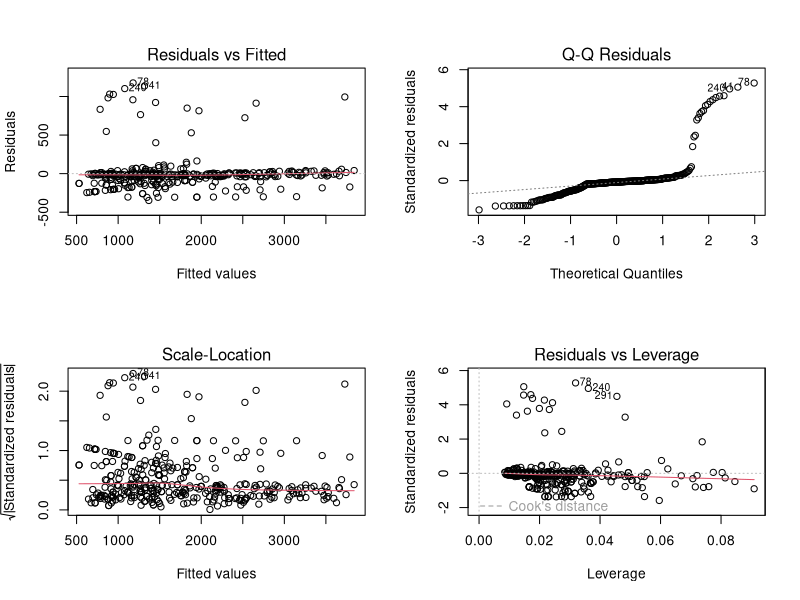

Recreate this plot in R.
## ---- chunk 1
library(readr)
library(tidyverse)
library(lubridate)
library(car)
library(MASS)
## ---- chunk 2
# Import production data, convert weeks into date datatype
production_data <- read_csv('CSV/weekly_factory_production.csv',
                            col_types = cols(
                              week = col_date(format = "%Y-%m-%d")))

# Import sales data, Convert N/A values back to North America, and convert date into date datatype
sales_data <- read_csv("CSV/sales_data_sample_cleaned.csv")
sales_data$TERRITORY[is.na(sales_data$TERRITORY)] <- "NA"
sales_data$ORDERDATE <- mdy(sales_data$ORDERDATE)

## ---- chunk 3
# Inspect data types
print("Inspect Data Types")
str(production_data)

# Observe Descriptive Statistics
print("Summarize Data Statistics")
summary(production_data)

# Verify missing values. If present, resolve conflict.
print("Verify Missing Values")
colSums((is.na(production_data)))

## ---- chunk 4

# Implement a Month column displaying the month and year for aggregation and visualization
production_data$Month <- format(production_data$week, "%Y-%m")
# Create a Month_Ordered Column containing the month and year combined. Will be used for future aggregations
sales_data$MONTH_ORDERED <- format(sales_data$ORDERDATE, "%Y-%m")

# Rename all columns to exclude spaces
production_data <- production_data %>%
  rename(
     "Classic_Cars" = `Classic Cars`,
     "Trucks_and_Buses" = `Trucks and Buses`,
     "Vintage_Cars" = `Vintage Cars` 
  )

# Calculate total production
production_data$TOTAL_UNITS <- production_data$Classic_Cars + production_data$Motorcycles + production_data$Planes +
  production_data$Ships + production_data$Trucks_and_Buses + production_data$Vintage_Cars

# We need to know the rough cost to produce individual products. Calculate the Cost Per Unit (CPU) by dividing the total sales by the total units.
production_data$`AGGREGATE_CPU` <- production_data$weekly_cost / production_data$TOTAL_UNITS

# The outlier column indicates sections of weekly cost data that deviates from the norm. Create a flag column with 1 indicating that the row has outlieing data
production_data$outlier_flag <- if_else(production_data$outlier > 0, 1, 0)

## ---- chunk 5
# Crate a long format of production data
weekly_productions_by_productline <- production_data %>% 
  group_by(Month) %>%
  pivot_longer(
    cols = c(Classic_Cars,Motorcycles, Planes, Ships, Trucks_and_Buses, Vintage_Cars),
    names_to = "PRODUCTLINE",
    values_to = "UNITS_PRODUCED"
  )
# Calculate product costs
weekly_productions_by_productline$AGG_PRODUCT_COSTS <- weekly_productions_by_productline$`AGGREGATE_CPU`* weekly_productions_by_productline$UNITS_PRODUCED

weekly_productions_by_productline
## ---- chunk 6
# Include the factory and outliers for the regression

Master_Regression <- lm(weekly_cost ~ Classic_Cars + Motorcycles + Planes + Ships + 
                  Trucks_and_Buses + Vintage_Cars + factor(factory_id), 
                  data = production_data,
                  weights = if_else(production_data$outlier == 0, 1, 0))
summary(Master_Regression)
par(mfrow=c(2,2))
plot(Master_Regression)
par(mfrow=c(1,1))
## ---- chunk 7
 
# Assign predicted coefficients of regression model to long format model
reg_coeffs <- coef(Master_Regression)
#Clean up the back ticks generated in production line names
names(reg_coeffs) <- gsub("`","", names(reg_coeffs))
# Define the base production intercept
base_intercept <- reg_coeffs["(Intercept)"]

# Implement regression calculated product cost per unit
weekly_productions_by_productline <- weekly_productions_by_productline %>%
  mutate(
    REGRESSION_CPU = ifelse(UNITS_PRODUCED > 0,
                            reg_coeffs[PRODUCTLINE],
                            0)
    )

# add intercepts based on factory id_ factory 0 is base ID
weekly_productions_by_productline <- weekly_productions_by_productline %>%
  mutate(
    REG_FACTORY_BASE_COST = base_intercept + case_when(
      factory_id == 1 ~ reg_coeffs["factor(factory_id)1"],
      factory_id == 2 ~ reg_coeffs["factor(factory_id)2"],
      TRUE            ~ 0 # This handles Factory 0
    )
  )
# add regression product costs
weekly_productions_by_productline$REG_TTL_PROD_COST_NO_BASE <- weekly_productions_by_productline$REGRESSION_CPU * weekly_productions_by_productline$UNITS_PRODUCED

weekly_productions_by_productline
## ---- chunk 8
# condense the data by month and product line
monthly_productions_factory_X_productline <- weekly_productions_by_productline %>%
  group_by(Month, PRODUCTLINE, factory_id) %>%
  summarise(
    TOTAL_UNITS_PRODUCED = sum(UNITS_PRODUCED),
    .groups = "drop"
  ) %>% filter(TOTAL_UNITS_PRODUCED != 0)
# Implement regression calculated product cost per unit
monthly_productions_factory_X_productline <- monthly_productions_factory_X_productline %>%
  mutate(
    REGRESSION_CPU = ifelse(TOTAL_UNITS_PRODUCED > 0,
                            reg_coeffs[PRODUCTLINE],
                            0)
    )

# add intercepts based on factory id_ factory 0 is base ID
monthly_productions_factory_X_productline <-monthly_productions_factory_X_productline %>%
  mutate(
    REG_FACTORY_BASE_COST = base_intercept + case_when(
      factory_id == 1 ~ reg_coeffs["factor(factory_id)1"],
      factory_id == 2 ~ reg_coeffs["factor(factory_id)2"],
      TRUE            ~ 0 # This handles Factory 0
    )
  )
# add regression product costs without base
monthly_productions_factory_X_productline$REG_PROD_COST_NO_BASE <-monthly_productions_factory_X_productline$REGRESSION_CPU * monthly_productions_factory_X_productline$TOTAL_UNITS_PRODUCED
# add regression product costs with base
monthly_productions_factory_X_productline$AVG_PRODUCTION_COST_W_BASE <- monthly_productions_factory_X_productline$REGRESSION_CPU *
  monthly_productions_factory_X_productline$TOTAL_UNITS_PRODUCED + 
  monthly_productions_factory_X_productline$REG_FACTORY_BASE_COST

monthly_productions_factory_X_productline

## ---- chunk 9
#Calculate average price by product type- used for product monthly data
monthly_sales_by_productline <- sales_data %>%
  group_by(MONTH_ORDERED, PRODUCTLINE) %>%
  summarise(
    MIN_PRICE_SOLD = min(PRICEEACH, na.rm = TRUE),
      AVG_PRICE_SOLD = mean(PRICEEACH, na.rm = TRUE),
    MAX_PRICE_SOLD = max(PRICEEACH, na.rm = TRUE),
    AVG_SHIPPED_PER_ORDER = mean(QUANTITYORDERED, na.rm = TRUE),
    TOTAL_SHIPPED = sum(QUANTITYORDERED, na.rm = TRUE),
    TOTAL_SALES = sum(SALES)
  )
monthly_sales_by_productline
## ---- chunk 10
# Implement a Full join of the condensed production data and sales data
Final_SalesXProduction_Productline <- monthly_productions_factory_X_productline %>%
  full_join(monthly_sales_by_productline,
            by = c("Month" = "MONTH_ORDERED","PRODUCTLINE"))
# Calculate profits per product
Final_SalesXProduction_Productline$MIN_PRODUCT_PROFIT <- Final_SalesXProduction_Productline$MIN_PRICE_SOLD - Final_SalesXProduction_Productline$REGRESSION_CPU
Final_SalesXProduction_Productline$AVG_PRODUCT_PROFIT <- Final_SalesXProduction_Productline$AVG_PRICE_SOLD - Final_SalesXProduction_Productline$REGRESSION_CPU
Final_SalesXProduction_Productline$Max_PRODUCT_PROFIT <- Final_SalesXProduction_Productline$MAX_PRICE_SOLD - Final_SalesXProduction_Productline$REGRESSION_CPU
            
# Add Average Revenue per product
Final_SalesXProduction_Productline$MIN_TOTAL_REVENUE <- Final_SalesXProduction_Productline$TOTAL_SHIPPED * Final_SalesXProduction_Productline$MIN_PRICE_SOLD
Final_SalesXProduction_Productline$AVG_TOTAL_REVENUE <- Final_SalesXProduction_Productline$TOTAL_SHIPPED * Final_SalesXProduction_Productline$AVG_PRICE_SOLD
Final_SalesXProduction_Productline$MAX_TOTAL_REVENUE <- Final_SalesXProduction_Productline$TOTAL_SHIPPED * Final_SalesXProduction_Productline$MAX_PRICE_SOLD
# Add average profit 
Final_SalesXProduction_Productline$MIN_TOTAL_PROFIT <- Final_SalesXProduction_Productline$MIN_TOTAL_REVENUE - Final_SalesXProduction_Productline$AVG_PRODUCTION_COST_W_BASE
Final_SalesXProduction_Productline$AVG_TOTAL_PROFIT <- Final_SalesXProduction_Productline$AVG_TOTAL_REVENUE - Final_SalesXProduction_Productline$AVG_PRODUCTION_COST_W_BASE
Final_SalesXProduction_Productline$MAX_TOTAL_PROFIT <- Final_SalesXProduction_Productline$MAX_TOTAL_REVENUE - Final_SalesXProduction_Productline$AVG_PRODUCTION_COST_W_BASE
Final_SalesXProduction_Productline$ACTUAL_TOTAL_PROFIT <- Final_SalesXProduction_Productline$TOTAL_SALES - Final_SalesXProduction_Productline$AVG_PRODUCTION_COST_W_BASE

Final_SalesXProduction_Productline
## ---- chunk 11
# Aggregate the monthly data
#predicted weekly costs
production_data$PREDICTED_WEEKLY_COST <- predict(Master_Regression, newdata = production_data)

Summary_Monthly_Data <- production_data %>%
  group_by(Month) %>%
  summarise(
    MONTHLY_PRODUCTION  = sum(TOTAL_UNITS),
    ACTUAL_MONTHLY_COST = sum(weekly_cost),
    PRED_MONTHLY_COST   = sum(PREDICTED_WEEKLY_COST),
    #Actual Cost Per Unit
    ACTUAL_AVG_CPU      = ACTUAL_MONTHLY_COST / MONTHLY_PRODUCTION,
    # Predicted Cost Per Unit
    REGRESSION_AVG_CPU  = PRED_MONTHLY_COST / MONTHLY_PRODUCTION,
    CPU_VARIANCE        = ACTUAL_AVG_CPU - REGRESSION_AVG_CPU
  )
Summary_Monthly_Data
## ---- chunk 12
#Calculate average price by month - used for monthly data
Monthly_Sales_Data <- sales_data %>%
  group_by(MONTH_ORDERED) %>%
  summarise(
    MIN_PRICE_SOLD = min(PRICEEACH, na.rm = TRUE),
    AVG_PRICE_SOLD = mean(PRICEEACH, na.rm = TRUE),
    MAX_PRICE_SOLD = max(PRICEEACH, na.rm = TRUE),
    AVG_SHIPPED_PER_ORDER = mean(QUANTITYORDERED, na.rm = TRUE),
    TOTAL_SHIPPED = sum(QUANTITYORDERED, na.rm = TRUE),
    TOTAL_SALES = sum(SALES)
  )

Monthly_Sales_Data
## ---- chunk 13
# FUll join of sales and production
Final_SalesXProduction_Month <- Summary_Monthly_Data %>%
  full_join(Monthly_Sales_Data,
            by = c("Month" = "MONTH_ORDERED"))

# Calculate profits per product
Final_SalesXProduction_Month$MIN_PRODUCT_PROFIT <- Final_SalesXProduction_Month$MIN_PRICE_SOLD - Final_SalesXProduction_Month$REGRESSION_AVG_CPU
Final_SalesXProduction_Month$AVG_PRODUCT_PROFIT <- Final_SalesXProduction_Month$AVG_PRICE_SOLD - Final_SalesXProduction_Month$REGRESSION_AVG_CPU
Final_SalesXProduction_Month$Max_PRODUCT_PROFIT <- Final_SalesXProduction_Month$MAX_PRICE_SOLD - Final_SalesXProduction_Month$REGRESSION_AVG_CPU

#add Revenue
Final_SalesXProduction_Month$MIN_TOTAL_REVENUE <- Final_SalesXProduction_Month$TOTAL_SHIPPED * Final_SalesXProduction_Month$MIN_PRICE_SOLD
Final_SalesXProduction_Month$AVG_TOTAL_REVENUE <- Final_SalesXProduction_Month$TOTAL_SHIPPED * Final_SalesXProduction_Month$AVG_PRICE_SOLD
Final_SalesXProduction_Month$MAX_TOTAL_REVENUE <- Final_SalesXProduction_Month$TOTAL_SHIPPED * Final_SalesXProduction_Month$MAX_PRICE_SOLD

#add profit
Final_SalesXProduction_Month$MIN_TOTAL_PROFIT <- Final_SalesXProduction_Month$MIN_TOTAL_REVENUE - Final_SalesXProduction_Month$ACTUAL_MONTHLY_COST
Final_SalesXProduction_Month$AVG_TOTAL_PROFIT <- Final_SalesXProduction_Month$AVG_TOTAL_REVENUE - Final_SalesXProduction_Month$ACTUAL_MONTHLY_COST
Final_SalesXProduction_Month$MAX_TOTAL_PROFIT <- Final_SalesXProduction_Month$MAX_TOTAL_REVENUE - Final_SalesXProduction_Month$ACTUAL_MONTHLY_COST
Final_SalesXProduction_Month$ACTUAL_TOTAL_PROFIT <- Final_SalesXProduction_Month$TOTAL_SALES - Final_SalesXProduction_Month$ACTUAL_MONTHLY_COST

Final_SalesXProduction_Month
## ---- chunk 14
